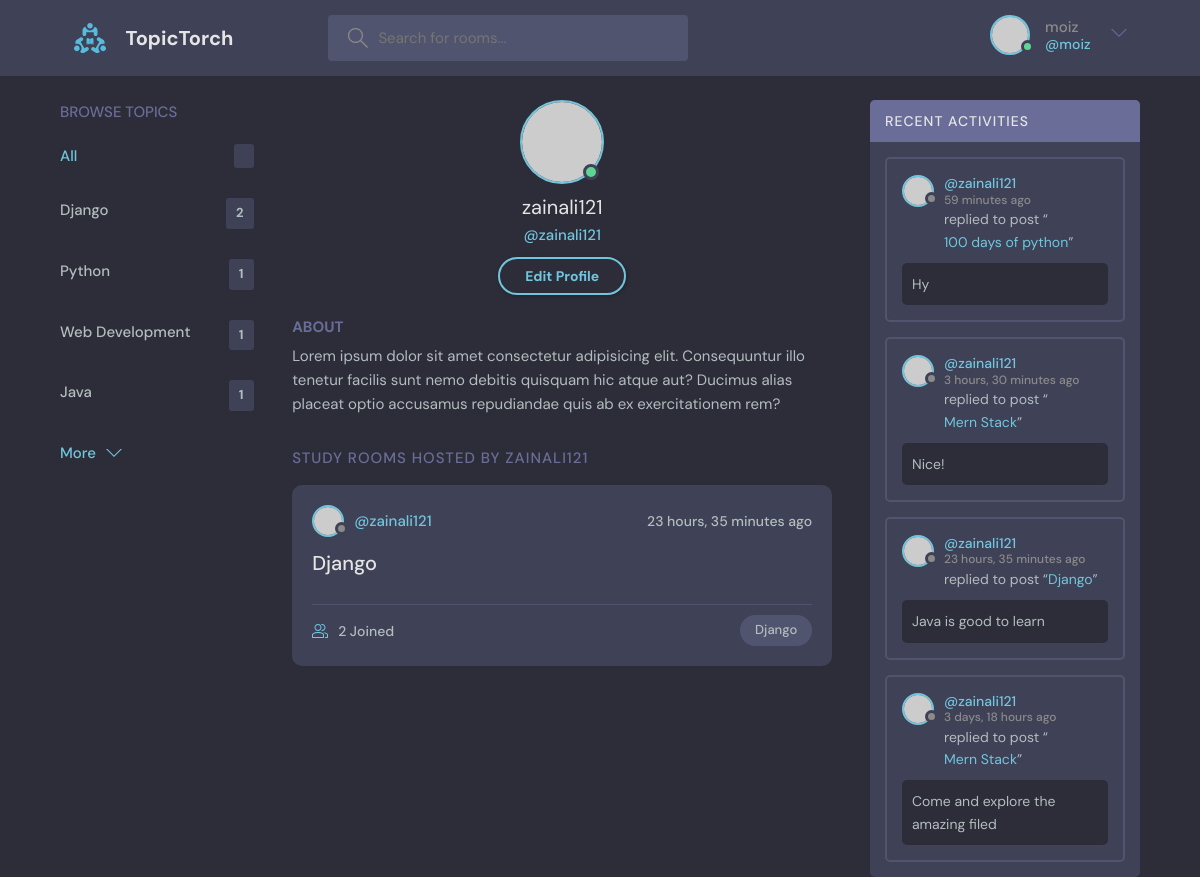
Screenshot of /user-profile/3/ (signed in) with the database file from the repository.
### base/models.py (models this page shows, shortened)
class Topic(models.Model):
    name = models.CharField(max_length=200)

class Room(models.Model):
    host = models.ForeignKey(User, on_delete=models.SET_NULL, null=True)
    members = models.ManyToManyField(User, related_name='members', blank=True)
    topic = models.ForeignKey(Topic, on_delete=models.SET_NULL, null=True)
    name = models.CharField(max_length=200)
    desc = models.TextField(null=True, blank=True)
    updated = models.DateTimeField(auto_now=True)
    created = models.DateTimeField(auto_now_add=True)
    class Meta:      # for maintaining the order
        ordering = ['-updated', '-created']
    def __str__(self):
        return self.name

class Message(models.Model):
    user = models.ForeignKey(User, on_delete=models.CASCADE)
    room = models.ForeignKey(Room, on_delete=models.CASCADE)
    body = models.TextField()
    updated = models.DateTimeField(auto_now=True)
    created = models.DateTimeField(auto_now_add=True)
    class Meta:      # for maintaining the order
        ordering = ['-updated', '-created']

### base/views.py (the view)
# urls.py: path('user-profile/<str:pk>/', views.userProfile, name='user-profile'),
def userProfile(request, pk):
    user = User.objects.get(id=pk)
    rooms = user.room_set.all()
    room_messages = user.message_set.all()
    topics = Topic.objects.all()
    context = {'user': user, 'rooms': rooms, 'room_messages': room_messages, 'topics': topics}
    return render(request, 'base/userProfile.html', context)

### base/templates/base/userProfile.html
{% extends 'main.html' %}
{% block content %}
<main class="profile-page layout layout--3">
    <div class="container">
      {% include 'base/topics_components.html' %}
      <div class="roomList">
        <div class="profile">
          <div class="profile__avatar">
            <div class="avatar avatar--large active">
              <img src="https://randomuser.me/api/portraits/men/11.jpg" />
            </div>
          </div>
          <div class="profile__info">
            <h3>{{user.username}}</h3>
            <p>@{{user.username}}</p>
            <a href="edit-user.html" class="btn btn--main btn--pill">Edit Profile</a>
          </div>
          <div class="profile__about">
            <h3>About</h3>
            <p>
              Lorem ipsum dolor sit amet consectetur adipisicing elit. Consequuntur illo tenetur
              facilis sunt nemo debitis quisquam hic atque aut? Ducimus alias placeat optio
              accusamus repudiandae quis ab ex exercitationem rem?
            </p>
          </div>
        </div>
        <div class="roomList__header">
          <div>
            <h2>Study Rooms Hosted by {{user.username}}</a>
            </h2>
          </div>
        </div>
        {% include 'base/feed_components.html' %}
      </div>
      {% include 'base/activity_components.html' %}
    </div>
  </main>
  {% endblock content %}

### templates/navbar.html (shortened to what this page needs)
{% load static %}
<header class="header header--loggedIn">
    <div class="container">
      <a href="{% url 'home' %}" class="header__logo">
        <img src="{% static 'images/logo.svg' %}" />
        <h1>TopicTorch</h1>
      </a>
      <form method="get" action="{% url 'home' %}" class="header__search">
        <label>
          <input name="query" placeholder="Search for rooms..." />
        </label>
      </form>
      <nav class="header__menu">
        {% if request.user.is_authenticated %}
        <div class="header__user">
          <a href="profile.html">
            <div class="avatar avatar--medium active">
              <img src="https://randomuser.me/api/portraits/men/37.jpg" />
            </div>
            <p>{{request.user.username}} <span>@{{request.user.username}}</span></p>
          </a>
          <button class="dropdown-button">
            <svg version="1.1" xmlns="http://www.w3.org/2000/svg" width="32" height="32" viewBox="0 0 32 32">
              <title>chevron-down</title>
              <path d="M16 21l-13-13h-3l16 16 16-16h-3l-13 13z"></path>
            </svg>
          </button>
        </div>
        {% else %}
        <a href="{% url 'login' %}">
          <img src="{% static 'images/avatar.svg' %}" />
          <p>Login</p>
        </a>
        {% endif %}
      </nav>
    </div>
  </header>

### base/templates/base/topics_components.html
<div class="topics">
   <div class="topics__header">
      <h2>Browse Topics</h2>
   </div>
   <ul class="topics__list">
      <li>
         <a href="{% url 'home' %}" class="active">All <span>{{rooms_count}}</span></a>
      </li>
      {% for topic in topics %}
      <li>
         <a href="{% url 'home' %}?query={{topic.name}}">{{topic.name}} <span>{{topic.room_set.all.count}}</span></a>
      </li>
      {% endfor %}
   </ul>
   <a class="btn btn--link" href="topics.html">
      More
      <svg version="1.1" xmlns="http://www.w3.org/2000/svg" width="32" height="32" viewBox="0 0 32 32">
         <title>chevron-down</title>
         <path d="M16 21l-13-13h-3l16 16 16-16h-3l-13 13z"></path>
      </svg>
   </a>
</div>

### base/templates/base/feed_components.html (shortened to what this page needs)
{% for room in rooms %}
<div class="roomListRoom">
   <div class="roomListRoom__header">
      <a href="{% url 'user-profile' room.host.id %}" class="roomListRoom__author">
         <div class="avatar avatar--small">
            <img src="https://randomuser.me/api/portraits/women/11.jpg" />
         </div>
         <span>@{{room.host.username}}</span>
      </a>
      <div class="roomListRoom__actions">
         <span>{{room.created|timesince}} ago</span>
      </div>
   </div>
   <div class="roomListRoom__content">
      <a href="{% url 'room' room.id %}">{{room.name}}</a>
   </div>
   <div class="roomListRoom__meta">
      <a href="{% url 'room' room.id %}" class="roomListRoom__joined">
         {{room.members.all.count}} Joined
      </a>
      <p class="roomListRoom__topic">{{room.topic.name}}</p>
   </div>
</div>
{% endfor %}

### base/templates/base/activity_components.html (shortened to what this page needs)
<div class="activities">
   <div class="activities__header">
      <h2>Recent Activities</h2>
   </div>
   {% for message in room_messages %}
   <div class="activities__box">
      <div class="activities__boxHeader roomListRoom__header">
         <a href="{% url 'user-profile' message.user.id %}" class="roomListRoom__author">
            <div class="avatar avatar--small">
               <img src="https://randomuser.me/api/portraits/women/11.jpg" />
            </div>
            <p>
               @{{message.user}}
               <span>{{message.created|timesince}} ago</span>
            </p>
         </a>
      </div>
      <div class="activities__boxContent">
         <p>replied to post “<a href="{% url 'room' message.room.id %}">{{message.room}}</a>”</p>
         <div class="activities__boxRoomContent">
            {{message.body}}
         </div>
      </div>
   </div>
   {% endfor %}
</div>

### rows the page displays
Topic: name "Django", room_set.all.count "2"
Topic: name "Python", room_set.all.count "1"
Topic: name "Web Development", room_set.all.count "1"
Topic: name "Java", room_set.all.count "1"
Room: host.username "zainali121", created "23 hours, 35 minutes", name "Django", members.all.count "2", topic.name "Django"
Message: user "zainali121", created "59 minutes", room "100 days of python", body "Hy"
Message: user "zainali121", created "3 hours, 30 minutes", room "Mern Stack", body "Nice!"
Message: user "zainali121", created "23 hours, 35 minutes", room "Django", body "Java is good to learn"
Message: user "zainali121", created "3 days, 18 hours", room "Mern Stack", body "Come and explore the amazing filed"

### other values shown
{{ request.user.username }} "moiz"
{{ user.username }} "zainali121"
{{ user.username }} "ZAINALI121"
